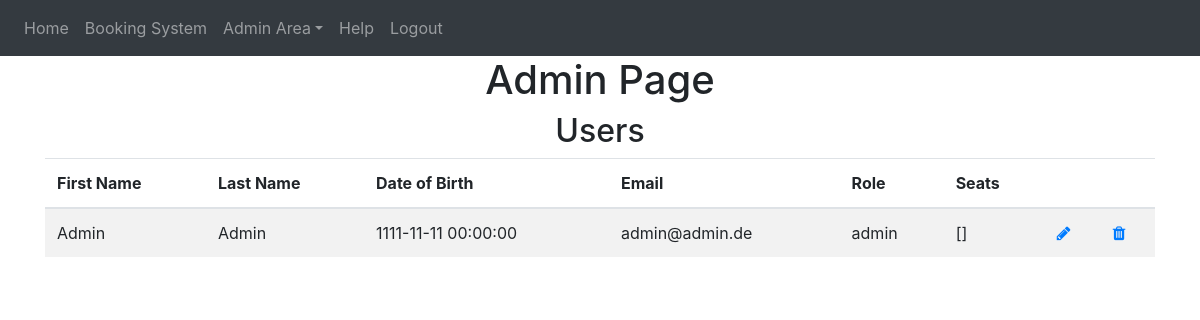
Page /admin-area/user (signed in) on the earlier database version.
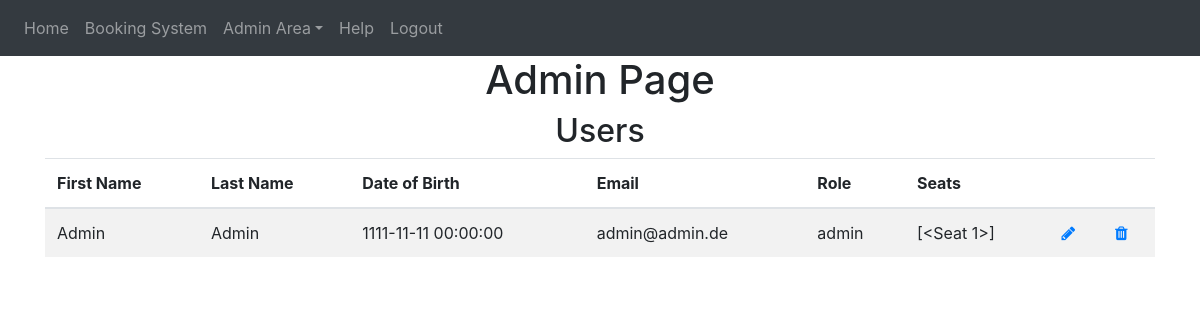
Same page on the later database version.
### website/models.py (models this page shows)
class User(db.Model, UserMixin):
    id = db.Column(db.Integer, primary_key=True)
    email = db.Column(db.String(150), unique=True)
    password = db.Column(db.String(150))
    first_name = db.Column(db.String(150))
    last_name = db.Column(db.String(150))
    birth_date = db.Column(db.DateTime)
    role = db.Column(db.String(10))
    seats = db.relationship('Seat')

### website/admin.py (the view)
@admins.route('/user', methods=['GET', 'POST'])
@login_required
def admin_user():
    admin = admin_user_checker(current_user)
    if admin:
        users = User.query.all()
        return render_template('admin_user.html', user=current_user, users=users)

### website/__init__.py (called while the page is built)
def create_app():
    from .views import views
    from .auth import auth
    from .admin import admins
    from .models import User, Seat
    app = Flask(__name__)
    app.config['SECRET_KEY'] = 'secret'
    app.config['SQLALCHEMY_DATABASE_URI'] = f'sqlite:///{DB_NAME}'
    app.config['FLASK_ADMIN_SWATCH'] = 'cerulean'
    app.register_blueprint(views, url_prefix='/')
    app.register_blueprint(auth, url_prefix='/')
    app.register_blueprint(admins, url_prefix='/admin-area')
    db.init_app(app)
    create_database(app)
    login_manager = LoginManager()
    login_manager.login_view = 'auth.login'
    login_manager.init_app(app)
    @login_manager.user_loader
    def load_user(id):
        return User.query.get(int(id))
    return app

### website/python_scripts.py (called while the page is built)
def admin_user_checker(current_user):
    if current_user.role == 'admin':
        return True
    else:
        flash('You need do be an Admin to access!!', category='error')
        return redirect(url_for('views.home'))

### website/templates/admin_user.html
{% extends "base.html" %} {% block title %}Admin{% endblock %}
{% block content%}
<h1 align="center">Admin Page</h1>
<h2 align="center">Users</h2>
<table class="table table-striped" id="users">
    <thead>
        <tr>
        <th scope="col">First Name</th>
        <th scope="col">Last Name</th>
        <th scope="col">Date of Birth</th>
        <th scope="col">Email</th>
        <th scope="col">Role</th>
        <th scope="col">Seats</th>
        <th scope="col"></th>
        <th scope="col"></th>
        </tr>
    </thead>
    <tbody>
        {% for user in users %}
        <tr>
        <td>{{user.first_name}}</td>
        <td>{{user.last_name}} </td>
        <td>{{user.birth_date}}</td>
        <td>{{user.email}}</td>
        <td>{{user.role}}</td>
        <td>{{user.seats}}</td>
        <td><a class="icon" href="{{url_for('admins.update_user', id=user.id)}}" >
            <span class="fa fa-pencil glyphicon glyphicon-pencil"></span></a></td>
        <td><a class="icon" href="{{url_for('admins.delete_user', id=user.id)}}">
            <span class="fa fa-trash glyphicon glyphicon-trash"></span>
        </a></td>
        </tr>
        {% endfor %}
    </tbody>
</table>
{% endblock %}

### website/templates/base.html (shortened to what this page needs)
<!DOCTYPE html>
<html>
  <head>
    <link
      rel="stylesheet"
      href="https://cdn.jsdelivr.net/npm/bootstrap@4.0.0/dist/css/bootstrap.min.css"
/>
    <link
      rel="stylesheet"
      href="https://stackpath.bootstrapcdn.com/font-awesome/4.7.0/css/font-awesome.min.css"
/>
  </head>
  <body>
    <nav class="navbar navbar-expand-lg navbar-dark bg-dark">
      <div class="collapse navbar-collapse" id="navbar">
        <div class="navbar-nav" role="tablist">
          {% if user.is_authenticated %}
          <a class="nav-item nav-link" id="home" href="/">Home</a>
          <a class="nav-item nav-link" id="bookingsystem" href="/bookingsystem">Booking System</a>
            {% if current_user.role == 'admin' %}
            <a class="nav-item dropdown">
              <a class="nav-link dropdown-toggle" data-toggle="dropdown" id="admin-area">Admin Area</a>
            </a>
            {% endif %}
          <a class="nav-item nav-link" id="help" href="/help">Help</a>
          <a class="nav-item nav-link" id="logout" href="/logout">Logout</a>
          {% else %}
          <a class="nav-item nav-link" id="login" href="/login">Login</a>
          <a class="nav-item nav-link" id="signUp" href="/sign-up">Sign Up</a>
          {% endif %}
        </div>
      </div>
    </nav>
    <div class="container">{% block content %} {% endblock %}</div>
  </body>
</html>

Differences in the rows shown:
changed User "Admin": seats "[]" → "[<Seat 1>]"
